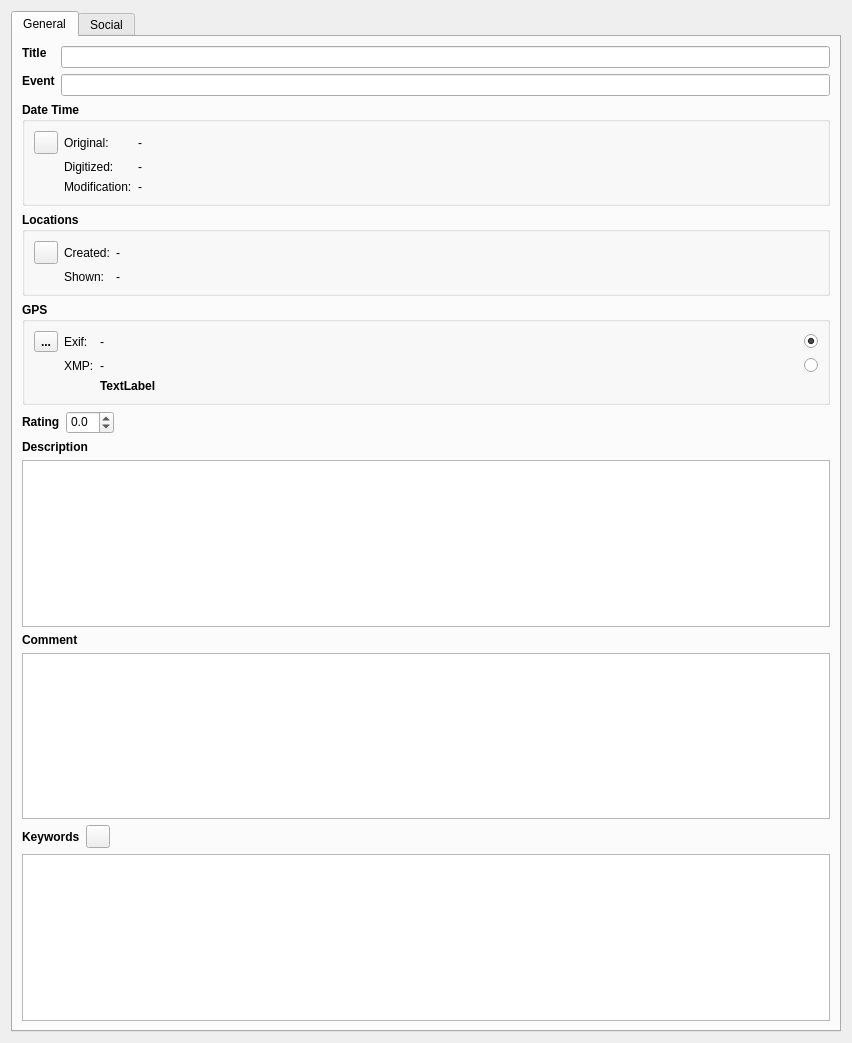
<?xml version="1.0" encoding="UTF-8"?>
<ui version="4.0">
 <class>MetadataEditPage</class>
 <widget class="QWidget" name="MetadataEditPage">
  <property name="geometry">
   <rect>
    <x>0</x>
    <y>0</y>
    <width>852</width>
    <height>1043</height>
   </rect>
  </property>
  <layout class="QVBoxLayout" name="verticalLayout">
   <item>
    <widget class="QTabWidget" name="tabWidget">
     <property name="currentIndex">
      <number>0</number>
     </property>
     <widget class="QWidget" name="generalTab">
      <attribute name="title">
       <string>General</string>
      </attribute>
      <layout class="QVBoxLayout" name="verticalLayout_2">
       <item>
        <layout class="QFormLayout" name="_5">
         <item row="0" column="0">
          <widget class="QLabel" name="label">
           <property name="sizePolicy">
            <sizepolicy hsizetype="Fixed" vsizetype="Fixed">
             <horstretch>0</horstretch>
             <verstretch>0</verstretch>
            </sizepolicy>
           </property>
           <property name="font">
            <font>
             <weight>75</weight>
             <bold>true</bold>
            </font>
           </property>
           <property name="text">
            <string>Title</string>
           </property>
          </widget>
         </item>
         <item row="0" column="1">
          <widget class="QLineEdit" name="Xmp_dc_title"/>
         </item>
         <item row="1" column="0">
          <widget class="QLabel" name="label_2">
           <property name="sizePolicy">
            <sizepolicy hsizetype="Fixed" vsizetype="Fixed">
             <horstretch>0</horstretch>
             <verstretch>0</verstretch>
            </sizepolicy>
           </property>
           <property name="font">
            <font>
             <weight>75</weight>
             <bold>true</bold>
            </font>
           </property>
           <property name="text">
            <string>Event</string>
           </property>
          </widget>
         </item>
         <item row="1" column="1">
          <widget class="QLineEdit" name="Xmp_iptcExt_Event"/>
         </item>
        </layout>
       </item>
       <item>
        <widget class="QGroupBox" name="groupBox_3">
         <property name="font">
          <font>
           <weight>75</weight>
           <bold>true</bold>
          </font>
         </property>
         <property name="title">
          <string>Date Time</string>
         </property>
         <layout class="QGridLayout" name="gridLayout_3">
          <item row="1" column="2">
           <widget class="QLabel" name="datetimeDigitized">
            <property name="font">
             <font>
              <weight>50</weight>
              <bold>false</bold>
             </font>
            </property>
            <property name="text">
             <string>-</string>
            </property>
           </widget>
          </item>
          <item row="0" column="1">
           <widget class="QLabel" name="label_13">
            <property name="sizePolicy">
             <sizepolicy hsizetype="Fixed" vsizetype="Preferred">
              <horstretch>0</horstretch>
              <verstretch>0</verstretch>
             </sizepolicy>
            </property>
            <property name="font">
             <font>
              <weight>50</weight>
              <bold>false</bold>
             </font>
            </property>
            <property name="text">
             <string>Original:</string>
            </property>
           </widget>
          </item>
          <item row="2" column="1">
           <widget class="QLabel" name="label_15">
            <property name="sizePolicy">
             <sizepolicy hsizetype="Fixed" vsizetype="Preferred">
              <horstretch>0</horstretch>
              <verstretch>0</verstretch>
             </sizepolicy>
            </property>
            <property name="font">
             <font>
              <weight>50</weight>
              <bold>false</bold>
             </font>
            </property>
            <property name="text">
             <string>Modification:</string>
            </property>
           </widget>
          </item>
          <item row="2" column="2">
           <widget class="QLabel" name="datetimeModified">
            <property name="font">
             <font>
              <weight>50</weight>
              <bold>false</bold>
             </font>
            </property>
            <property name="text">
             <string>-</string>
            </property>
           </widget>
          </item>
          <item row="1" column="1">
           <widget class="QLabel" name="label_14">
            <property name="sizePolicy">
             <sizepolicy hsizetype="Fixed" vsizetype="Preferred">
              <horstretch>0</horstretch>
              <verstretch>0</verstretch>
             </sizepolicy>
            </property>
            <property name="font">
             <font>
              <weight>50</weight>
              <bold>false</bold>
             </font>
            </property>
            <property name="text">
             <string>Digitized:</string>
            </property>
           </widget>
          </item>
          <item row="0" column="2">
           <widget class="QLabel" name="datetimeOriginal">
            <property name="font">
             <font>
              <weight>50</weight>
              <bold>false</bold>
             </font>
            </property>
            <property name="text">
             <string>-</string>
            </property>
           </widget>
          </item>
          <item row="0" column="0">
           <widget class="QToolButton" name="datetimeEditButton">
            <property name="icon">
             <iconset resource="../QExiv2.qrc">
              <normaloff>:/images/edit.png</normaloff>:/images/edit.png</iconset>
            </property>
           </widget>
          </item>
         </layout>
        </widget>
       </item>
       <item>
        <widget class="QGroupBox" name="groupBox">
         <property name="font">
          <font>
           <weight>75</weight>
           <bold>true</bold>
          </font>
         </property>
         <property name="title">
          <string>Locations</string>
         </property>
         <layout class="QGridLayout" name="gridLayout_2">
          <item row="0" column="2">
           <widget class="QLabel" name="locationCreated">
            <property name="font">
             <font>
              <weight>50</weight>
              <bold>false</bold>
             </font>
            </property>
            <property name="text">
             <string>-</string>
            </property>
           </widget>
          </item>
          <item row="0" column="1">
           <widget class="QLabel" name="label_4">
            <property name="sizePolicy">
             <sizepolicy hsizetype="Fixed" vsizetype="Preferred">
              <horstretch>0</horstretch>
              <verstretch>0</verstretch>
             </sizepolicy>
            </property>
            <property name="font">
             <font>
              <weight>50</weight>
              <bold>false</bold>
             </font>
            </property>
            <property name="text">
             <string>Created:</string>
            </property>
           </widget>
          </item>
          <item row="1" column="2">
           <widget class="QLabel" name="locationShown">
            <property name="font">
             <font>
              <weight>50</weight>
              <bold>false</bold>
             </font>
            </property>
            <property name="text">
             <string>-</string>
            </property>
           </widget>
          </item>
          <item row="1" column="1">
           <widget class="QLabel" name="label_6">
            <property name="sizePolicy">
             <sizepolicy hsizetype="Fixed" vsizetype="Preferred">
              <horstretch>0</horstretch>
              <verstretch>0</verstretch>
             </sizepolicy>
            </property>
            <property name="font">
             <font>
              <weight>50</weight>
              <bold>false</bold>
             </font>
            </property>
            <property name="text">
             <string>Shown:</string>
            </property>
           </widget>
          </item>
          <item row="0" column="0">
           <widget class="QToolButton" name="locationEditButton">
            <property name="icon">
             <iconset resource="../QExiv2.qrc">
              <normaloff>:/images/edit.png</normaloff>:/images/edit.png</iconset>
            </property>
           </widget>
          </item>
         </layout>
        </widget>
       </item>
       <item>
        <widget class="QGroupBox" name="groupBox_2">
         <property name="font">
          <font>
           <weight>75</weight>
           <bold>true</bold>
          </font>
         </property>
         <property name="title">
          <string>GPS</string>
         </property>
         <layout class="QGridLayout" name="gridLayout">
          <item row="0" column="1">
           <widget class="QLabel" name="label_23">
            <property name="sizePolicy">
             <sizepolicy hsizetype="Fixed" vsizetype="Preferred">
              <horstretch>0</horstretch>
              <verstretch>0</verstretch>
             </sizepolicy>
            </property>
            <property name="font">
             <font>
              <weight>50</weight>
              <bold>false</bold>
             </font>
            </property>
            <property name="text">
             <string>Exif:</string>
            </property>
           </widget>
          </item>
          <item row="0" column="0">
           <widget class="QToolButton" name="reverseGeolocationButton">
            <property name="text">
             <string>...</string>
            </property>
           </widget>
          </item>
          <item row="2" column="2">
           <widget class="QLabel" name="xmpCoordinates">
            <property name="font">
             <font>
              <weight>50</weight>
              <bold>false</bold>
             </font>
            </property>
            <property name="text">
             <string>-</string>
            </property>
           </widget>
          </item>
          <item row="0" column="2">
           <widget class="QLabel" name="exifCoordinates">
            <property name="font">
             <font>
              <weight>50</weight>
              <bold>false</bold>
             </font>
            </property>
            <property name="text">
             <string>-</string>
            </property>
           </widget>
          </item>
          <item row="2" column="1">
           <widget class="QLabel" name="label_21">
            <property name="sizePolicy">
             <sizepolicy hsizetype="Fixed" vsizetype="Preferred">
              <horstretch>0</horstretch>
              <verstretch>0</verstretch>
             </sizepolicy>
            </property>
            <property name="font">
             <font>
              <weight>50</weight>
              <bold>false</bold>
             </font>
            </property>
            <property name="text">
             <string>XMP:</string>
            </property>
           </widget>
          </item>
          <item row="3" column="2">
           <widget class="QLabel" name="reverseGeolocationText">
            <property name="text">
             <string>TextLabel</string>
            </property>
           </widget>
          </item>
          <item row="0" column="3">
           <widget class="QRadioButton" name="radioButton">
            <property name="sizePolicy">
             <sizepolicy hsizetype="Fixed" vsizetype="Fixed">
              <horstretch>0</horstretch>
              <verstretch>0</verstretch>
             </sizepolicy>
            </property>
            <property name="text">
             <string/>
            </property>
            <property name="checked">
             <bool>true</bool>
            </property>
            <attribute name="buttonGroup">
             <string notr="true">buttonGroup</string>
            </attribute>
           </widget>
          </item>
          <item row="2" column="3">
           <widget class="QRadioButton" name="useXmpGPS">
            <property name="sizePolicy">
             <sizepolicy hsizetype="Fixed" vsizetype="Fixed">
              <horstretch>0</horstretch>
              <verstretch>0</verstretch>
             </sizepolicy>
            </property>
            <property name="text">
             <string/>
            </property>
            <attribute name="buttonGroup">
             <string notr="true">buttonGroup</string>
            </attribute>
           </widget>
          </item>
         </layout>
        </widget>
       </item>
       <item>
        <layout class="QHBoxLayout" name="_4">
         <item>
          <widget class="QLabel" name="ratingLabel">
           <property name="sizePolicy">
            <sizepolicy hsizetype="Preferred" vsizetype="Fixed">
             <horstretch>0</horstretch>
             <verstretch>0</verstretch>
            </sizepolicy>
           </property>
           <property name="font">
            <font>
             <weight>75</weight>
             <bold>true</bold>
            </font>
           </property>
           <property name="text">
            <string>Rating</string>
           </property>
           <property name="alignment">
            <set>Qt::AlignBottom|Qt::AlignLeading|Qt::AlignLeft</set>
           </property>
          </widget>
         </item>
         <item>
          <widget class="QDoubleSpinBox" name="ratingSpinBox">
           <property name="alignment">
            <set>Qt::AlignLeading|Qt::AlignLeft|Qt::AlignTop</set>
           </property>
           <property name="decimals">
            <number>1</number>
           </property>
           <property name="minimum">
            <double>-1.000000000000000</double>
           </property>
           <property name="maximum">
            <double>5.000000000000000</double>
           </property>
          </widget>
         </item>
         <item>
          <spacer name="horizontalSpacer_7">
           <property name="orientation">
            <enum>Qt::Horizontal</enum>
           </property>
           <property name="sizeHint" stdset="0">
            <size>
             <width>40</width>
             <height>20</height>
            </size>
           </property>
          </spacer>
         </item>
        </layout>
       </item>
       <item>
        <widget class="QLabel" name="label_3">
         <property name="sizePolicy">
          <sizepolicy hsizetype="Preferred" vsizetype="Fixed">
           <horstretch>0</horstretch>
           <verstretch>0</verstretch>
          </sizepolicy>
         </property>
         <property name="font">
          <font>
           <weight>75</weight>
           <bold>true</bold>
          </font>
         </property>
         <property name="text">
          <string>Description</string>
         </property>
         <property name="alignment">
          <set>Qt::AlignBottom|Qt::AlignLeading|Qt::AlignLeft</set>
         </property>
        </widget>
       </item>
       <item>
        <widget class="QPlainTextEdit" name="Xmp_dc_description"/>
       </item>
       <item>
        <widget class="QLabel" name="imageCommentLabel">
         <property name="sizePolicy">
          <sizepolicy hsizetype="Preferred" vsizetype="Fixed">
           <horstretch>0</horstretch>
           <verstretch>0</verstretch>
          </sizepolicy>
         </property>
         <property name="font">
          <font>
           <weight>75</weight>
           <bold>true</bold>
          </font>
         </property>
         <property name="text">
          <string>Comment</string>
         </property>
         <property name="alignment">
          <set>Qt::AlignBottom|Qt::AlignLeading|Qt::AlignLeft</set>
         </property>
        </widget>
       </item>
       <item>
        <widget class="QPlainTextEdit" name="imageComment"/>
       </item>
       <item>
        <layout class="QHBoxLayout" name="_6">
         <item>
          <widget class="QLabel" name="label_8">
           <property name="font">
            <font>
             <weight>75</weight>
             <bold>true</bold>
            </font>
           </property>
           <property name="text">
            <string>Keywords</string>
           </property>
          </widget>
         </item>
         <item>
          <widget class="QToolButton" name="keywordsEditButton">
           <property name="icon">
            <iconset resource="../QExiv2.qrc">
             <normaloff>:/images/edit.png</normaloff>:/images/edit.png</iconset>
           </property>
          </widget>
         </item>
         <item>
          <spacer name="horizontalSpacer">
           <property name="orientation">
            <enum>Qt::Horizontal</enum>
           </property>
           <property name="sizeHint" stdset="0">
            <size>
             <width>40</width>
             <height>20</height>
            </size>
           </property>
          </spacer>
         </item>
        </layout>
       </item>
       <item>
        <widget class="QPlainTextEdit" name="keywordssTextEdit"/>
       </item>
      </layout>
      <zorder>label_3</zorder>
      <zorder>Xmp_dc_description</zorder>
      <zorder>imageCommentLabel</zorder>
      <zorder>imageComment</zorder>
      <zorder>keywordssTextEdit</zorder>
      <zorder>groupBox_2</zorder>
      <zorder>locationEditButton</zorder>
      <zorder>groupBox_3</zorder>
      <zorder>groupBox</zorder>
     </widget>
     <widget class="QWidget" name="socialTab">
      <attribute name="title">
       <string>Social</string>
      </attribute>
      <layout class="QVBoxLayout" name="verticalLayout_4">
       <item>
        <layout class="QVBoxLayout" name="_3">
         <item>
          <widget class="QLabel" name="label_5">
           <property name="sizePolicy">
            <sizepolicy hsizetype="Preferred" vsizetype="Fixed">
             <horstretch>0</horstretch>
             <verstretch>0</verstretch>
            </sizepolicy>
           </property>
           <property name="font">
            <font>
             <weight>75</weight>
             <bold>true</bold>
            </font>
           </property>
           <property name="text">
            <string>Album Title</string>
           </property>
          </widget>
         </item>
         <item>
          <widget class="QLineEdit" name="albumTitle"/>
         </item>
         <item>
          <widget class="QLabel" name="label_7">
           <property name="sizePolicy">
            <sizepolicy hsizetype="Preferred" vsizetype="Fixed">
             <horstretch>0</horstretch>
             <verstretch>0</verstretch>
            </sizepolicy>
           </property>
           <property name="font">
            <font>
             <weight>75</weight>
             <bold>true</bold>
            </font>
           </property>
           <property name="text">
            <string>Album Description</string>
           </property>
          </widget>
         </item>
         <item>
          <widget class="QPlainTextEdit" name="albumDescription"/>
         </item>
         <item>
          <widget class="QLabel" name="label_9">
           <property name="sizePolicy">
            <sizepolicy hsizetype="Preferred" vsizetype="Fixed">
             <horstretch>0</horstretch>
             <verstretch>0</verstretch>
            </sizepolicy>
           </property>
           <property name="font">
            <font>
             <weight>75</weight>
             <bold>true</bold>
            </font>
           </property>
           <property name="text">
            <string>Publisher Name</string>
           </property>
          </widget>
         </item>
         <item>
          <widget class="QLineEdit" name="publisherName"/>
         </item>
         <item>
          <widget class="QLabel" name="label_10">
           <property name="sizePolicy">
            <sizepolicy hsizetype="Preferred" vsizetype="Fixed">
             <horstretch>0</horstretch>
             <verstretch>0</verstretch>
            </sizepolicy>
           </property>
           <property name="font">
            <font>
             <weight>75</weight>
             <bold>true</bold>
            </font>
           </property>
           <property name="text">
            <string>Publisher Uri</string>
           </property>
          </widget>
         </item>
         <item>
          <widget class="QLineEdit" name="publisherUri"/>
         </item>
         <item>
          <widget class="QLabel" name="label_16">
           <property name="font">
            <font>
             <weight>75</weight>
             <bold>true</bold>
            </font>
           </property>
           <property name="text">
            <string>Date Time Published</string>
           </property>
          </widget>
         </item>
         <item>
          <widget class="QLineEdit" name="dateTimePublished">
           <property name="inputMask">
            <string>9999-99-99 99:99:99</string>
           </property>
           <property name="text">
            <string>0000-00-00 00:00:00</string>
           </property>
          </widget>
         </item>
         <item>
          <widget class="QLabel" name="label_17">
           <property name="font">
            <font>
             <weight>75</weight>
             <bold>true</bold>
            </font>
           </property>
           <property name="text">
            <string>Publisher Comment</string>
           </property>
          </widget>
         </item>
         <item>
          <widget class="QTextEdit" name="publisherComment"/>
         </item>
         <item>
          <layout class="QHBoxLayout" name="_2">
           <item>
            <widget class="QLabel" name="label_18">
             <property name="font">
              <font>
               <weight>75</weight>
               <bold>true</bold>
              </font>
             </property>
             <property name="text">
              <string>Comments</string>
             </property>
            </widget>
           </item>
           <item>
            <spacer name="horizontalSpacer_2">
             <property name="orientation">
              <enum>Qt::Horizontal</enum>
             </property>
             <property name="sizeHint" stdset="0">
              <size>
               <width>40</width>
               <height>20</height>
              </size>
             </property>
            </spacer>
           </item>
           <item>
            <widget class="QToolButton" name="addCommentButton">
             <property name="focusPolicy">
              <enum>Qt::NoFocus</enum>
             </property>
             <property name="styleSheet">
              <string notr="true">QToolButton {border: none;}</string>
             </property>
             <property name="text">
              <string>Add</string>
             </property>
             <property name="icon">
              <iconset resource="../QExiv2.qrc">
               <normaloff>:/images/add.png</normaloff>:/images/add.png</iconset>
             </property>
            </widget>
           </item>
           <item>
            <widget class="QToolButton" name="removeCommentButton">
             <property name="focusPolicy">
              <enum>Qt::NoFocus</enum>
             </property>
             <property name="styleSheet">
              <string notr="true">QToolButton {border: none;}</string>
             </property>
             <property name="text">
              <string>Del</string>
             </property>
             <property name="icon">
              <iconset resource="../QExiv2.qrc">
               <normaloff>:/images/delete.png</normaloff>:/images/delete.png</iconset>
             </property>
            </widget>
           </item>
          </layout>
         </item>
         <item>
          <widget class="QTableView" name="commentsTableView"/>
         </item>
        </layout>
       </item>
      </layout>
     </widget>
    </widget>
   </item>
  </layout>
 </widget>
 <resources>
  <include location="../QExiv2.qrc"/>
 </resources>
 <connections/>
 <buttongroups>
  <buttongroup name="buttonGroup"/>
 </buttongroups>
</ui>
